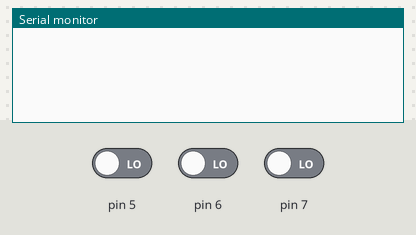
Recording of a sketch running on a simulated Arduino Uno, built with avr-gcc and run on an emulated ATmega328P. Shown: the last lines printed to the serial monitor. Inputs (shaded band) come from the test bench; at power-on: pin 5 LOW, pin 6 LOW, pin 7 LOW.

Above: at 1.2 s.
1.3 s: pin 5 driven HIGH
At 2.3 s:
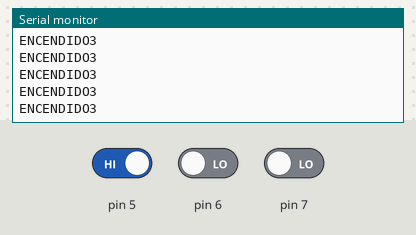
3.2 s: pin 6 driven HIGH
At 3.9 s:
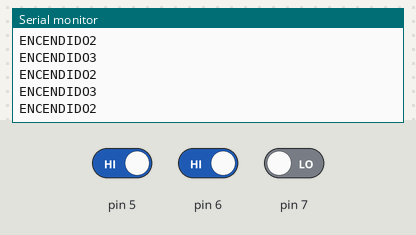
6.2 s: pin 7 driven HIGH
Timing chart, 0 to 9.2 s (numbered marks = the images above; inputs shaded):
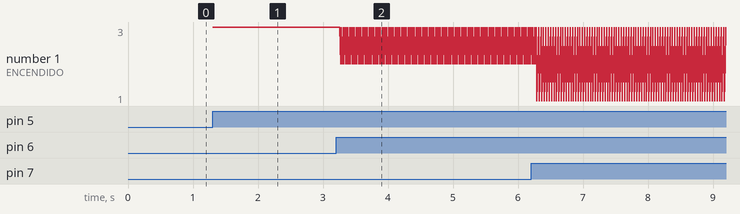

The sketch:

PRIMER_PRUEBA_VIP_SOCIALES.ino
```cpp
int a=7;
int b=6;
int c=5;
int g1=0;
int g2=0;
int g3=0;
void setup() {
  // put your setup code here, to run once:
pinMode(7, INPUT);
pinMode(6, INPUT);
pinMode(5, INPUT);
Serial.begin(9600);
}

void loop() {
  // put your main code here, to run repeatedly:
g1=digitalRead(7);
g2=digitalRead(6);
g3=digitalRead(5);
if(g1==HIGH){
  Serial.println("ENCENDIDO1");
}
if(g2==HIGH){
  Serial.println("ENCENDIDO2");
}
if(g3==HIGH){
  Serial.println("ENCENDIDO3");
}
}
```

Measured:
- after the input at 1.3 s, the serial monitor: prints a new line at once (image 1)
- after the input at 3.2 s, the serial monitor: prints a new line after 0.07 s (image 2)
- plotted number 1: 3 → 2 after the input at 3.2 s
